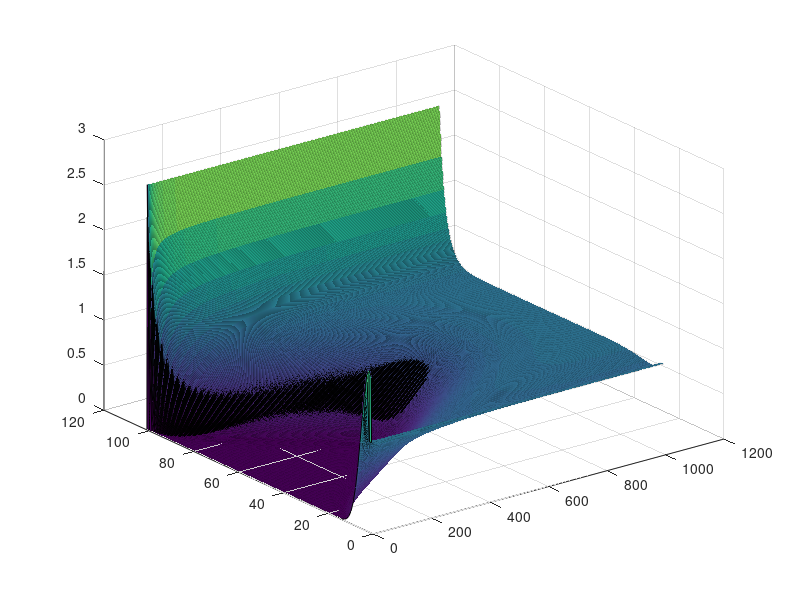

This chart was generated by the following MATLAB code:
clc;
clear;
close all;
format long
%parameters in the model
a = 1.1;
b = 0.6;
d = 0.7;
f = 1.2;
K = 1;
D1 = 1;
D2 = 1;
m = 0.1;
c = 0.25;

L=20;
T=10;
dx = 0.2;
dt = 0.01;
x=0:dx:L;
t=0:dt:T;
Nx = length(x);
Nt = length(t);

e=dt/(dx.*dx);


%Boundary Conditions
 U(1,2:Nt) = 1;
 W(1,2:Nt) = 1;
 U(Nx-1,2:Nt) = exp(1);
 W(Nx-1,2:Nt) = exp(1);
 
 U(2,2:Nt) = U(1,2:Nt);
 W(2,2:Nt) = W(1,2:Nt);
 U(Nx,2:Nt) = U(Nx-1,2:Nt);
 W(Nx,2:Nt) = W(Nx-1,2:Nt);
 
 %Initial conditions
U(1:Nx,1) = 1.8.*(exp (-(x(1:Nx)-0.2).^2));
W(1:Nx,1) = 0.3.*(exp (-(x(1:Nx)-0.7).^2));

%---------------------------------------------------%

% Finite Difference Method

for n = 1:Nt-1
       
    for  j=3:Nx-1
    
    U(j,n+1)= e.* (U(j+1,n) - 2.*U(j,n) + U(j-1,n)) + U(j,n)+ U(j,n).*( a*dt - a*dt.*(U(j,n))./K - b*dt.*W(j,n)./(1 + m.*U(j,n))) ;
    W(j,n+1)= e.* (W(j+1,n) - 2.*W(j,n) + W(j-1,n)) + W(j,n) + W(j,n).*( - d*dt - f.*dt.*U(j,n)./(1 + m.*U(j,n)));
    
    end
end
% plot(U(:,1))
% hold on
% plot (W(:,1))
surf(U)
